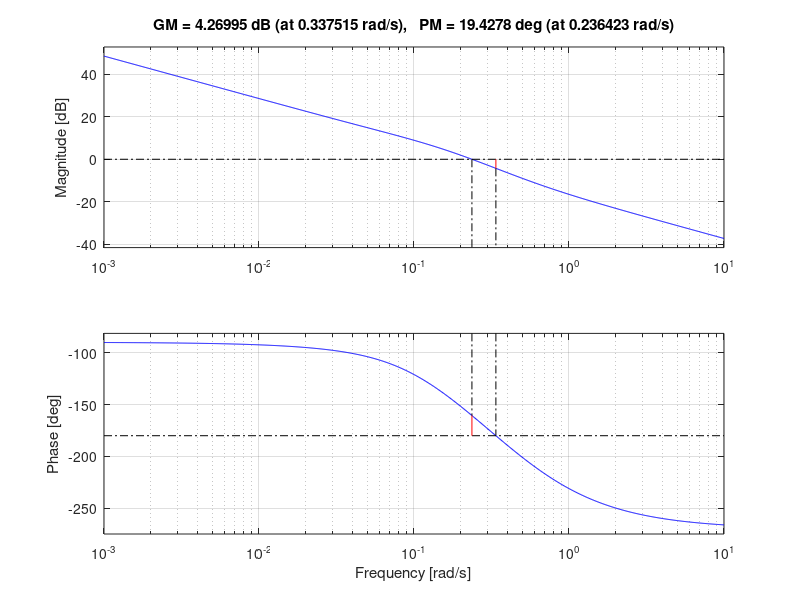

Source code (MATLAB):
%% Ch.5 — Margins in code
% Process Dynamics and Control, SeoulTech — slide 29
% https://seoultechpse.github.io/ProCon/ch5/ch5_frequency.html#/4/11
% Requires: Control System Toolbox

clear; close all; clc

G = tf([-6 3], conv([10 1],[5 1]));
[Ku,~,wc] = margin(G);   Pu = 2*pi/wc;      % 2.5, 15.2 s

Kc = Ku/2.2;   tI = Pu/1.2;                 % Ziegler-Nichols PI
L = Kc*tf([tI 1],[tI 0])*G;
[GM,PM,wc,wg] = margin(L)                   % 1.63, 19.4 deg
theta_max = PM*pi/180/wg                    % 1.43 s
margin(L)                                   % Bode plot with margins marked
